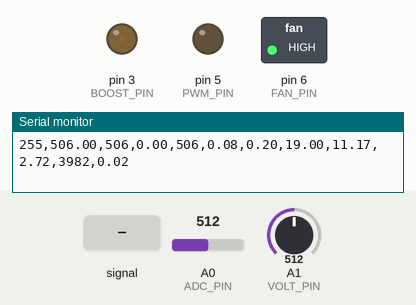
Recording of a sketch running on a simulated Arduino Uno, built with avr-gcc and run on an emulated ATmega328P. Parts: switched loads named in the sketch (green lamp = pin HIGH), output pins drawn as LEDs (lit = HIGH), the last lines printed to the serial monitor. Dashed ring = blinking. The test bench sets the inputs (shaded band); at power-on: A0 (ADC_PIN) = 512, A1 (VOLT_PIN) = 512.

Above: at 1.2 s.
1.3 s: A0 (ADC_PIN) fed a 2 Hz sine of ±306 counts around its level
At 1.64 s:
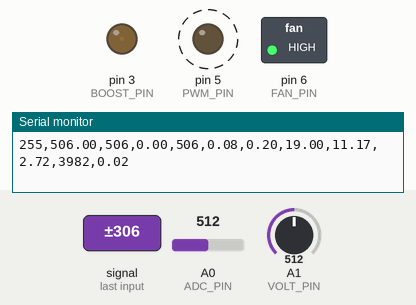
4.3 s: A0 (ADC_PIN) set to 122
5.8 s: A1 (VOLT_PIN) set to 900
At 7.0 s:
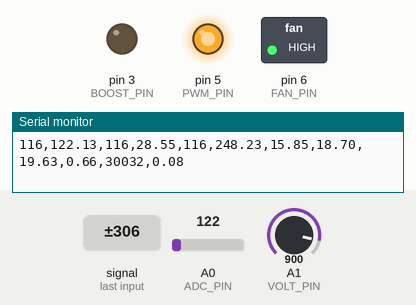
7.3 s: A0 (ADC_PIN) set to 223
8.8 s: A0 (ADC_PIN) set to 246
At 10.5 s:
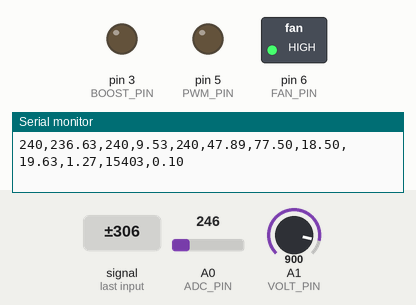
10.8 s: A0 (ADC_PIN) set to 9
At 11.9 s:
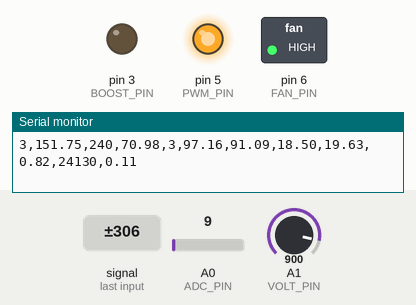
Timing chart, 0 to 13.3 s (numbered marks = the images above; inputs shaded):
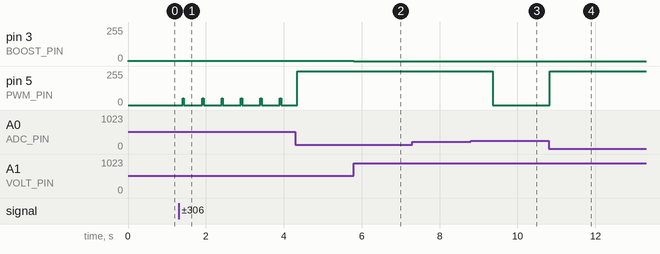

Measured:
- the behaviour switches between 235 and 236 on A0 (ADC_PIN) (found by bisection; images 2 and 3)
- after the input at 1.3 s, pin 5 (PWM_PIN): alternates 50/255 for 0.04 s and 0/255 for 0.46 s, starting after 0.10 s
- after the input at 5.8 s, pin 3 (BOOST_PIN): 1/255 → 0/255 at once
- after the input at 8.8 s, pin 5 (PWM_PIN): 252/255 → 0/255 after 0.56 s
- after the input at 10.8 s, pin 5 (PWM_PIN): 0/255 → 252/255 at once

The sketch:

colloidals.ino
```cpp
/*
  Coloidal silver generator
  Schematic:

  +19V ---O  =--
                |
                |
                C
  PWM5-R1-R2--B   2N5088
         |      E
       C1=100n  |- A0 (analog regulating input)
         |      R3
         |      |
  GND -----------

  Ibe(max) = 30µA
  Ice(max) = 10mA
  R3 = 2V/0.01A = 200 ohm

  R1 + R2 = (5V-(2V+0.6V))/0.00003A = 80kohm
  R1 + R2 = (5V-(2V+0.6V))/0.0001A = 24kohm   // gain 100
  R1 + R2 = (3.3V-(2V+0.6V))/0.0001A = 7kohm //
  R1=R2= 40kohm

  C ~= 100n

 */

#define PWM_PIN 5
#define BOOST_PIN 3
#define ADC_PIN 0
#define VOLT_PIN 1
#define FAN_PIN 6

#define H1 9
#define H2 10


#define PWM_MAX 252

#define TARGETA 0.00123 //A
#define R3 200 // ohm
#define VOLT_SUPPLY 4.7 // arduino voltage
#define VOLT 1.1 // arduino voltage
#define VOLUME_ML 170 // distilled water volume (mL)
#define SMOOTHNESS 13
#define SMOOTHNESS_SAMPLE 255
#define SMOOTHNESS_VOLT   2
#define BOOST_CAL (4.6/3.37)
#define MA_CAL 6

#define R4  320000 // ohm
#define R5 5600000 // ohm


// defines for setting and clearing register bits
#ifndef cbi
#define cbi(sfr, bit) (_SFR_BYTE(sfr) &= ~_BV(bit))
#endif
#ifndef sbi
#define sbi(sfr, bit) (_SFR_BYTE(sfr) |= _BV(bit))
#endif

uint8_t pwm_val = 1;
uint8_t count   = 0;
uint32_t last_sec, last_sec_spin, secs = 0;
uint32_t loops;
uint32_t ohms = 0;

float ppm_target;
float volts_target;
uint8_t boost_val;

// the setup function runs once when you press reset or power the board
void setup() {
  // initialize digital pin 13 as an output.
  // set prescale to 16
  sbi(ADCSRA,ADPS2) ;
  cbi(ADCSRA,ADPS1) ;
  cbi(ADCSRA,ADPS0) ;

  volts_target  = 19.1;
  boost_val = 1;
  ppm_target = 12;

  analogReference(INTERNAL);
  analogRead(ADC_PIN);
  Serial.begin(9600);
  delay(10);
  pinMode(PWM_PIN, OUTPUT);
  analogWrite(PWM_PIN, pwm_val);
  pinMode(FAN_PIN, OUTPUT);
  analogWrite(FAN_PIN, 255);
  pinMode(BOOST_PIN, OUTPUT);
  analogWrite(BOOST_PIN,0);
//  digitalWrite(BOOST_PIN, LOW);
  last_sec = micros();
  last_sec_spin = micros();
  //test_boost();
//  reverse_spin();
}


uint16_t sample_max = 0;
uint16_t sample_min = 255;
float sample_avg = 0;
float sample_var_avg = 0;
float pwm_avg = 1;
float pwm_var_avg = 0;
float volts_avg=0;
int8_t spin=0;
float ppm;

float sample_volt() {
    analogRead(VOLT_PIN);
    //delay(10);
    float tmp = (analogRead(VOLT_PIN) * ((R5+R4)/R4)) * BOOST_CAL / (1024*VOLT);
    analogRead(ADC_PIN);
    if(abs(volts_avg) < 0.001){
        volts_avg = tmp;
    }
    volts_avg = ((volts_avg * SMOOTHNESS_VOLT) + tmp) / (SMOOTHNESS_VOLT+1);

    //delay(1);
    return tmp;
}

void reverse_spin() {
    if(spin) {
        digitalWrite(H1,0);
        digitalWrite(H2,1);
    } else {
        digitalWrite(H1,1);
        digitalWrite(H2,0);
    }
    spin = ! spin;
}

void test_boost(){
    float before = sample_volt();
    /*
    Serial.print(before);
    Serial.print("\n");
    */
    analogWrite(BOOST_PIN,boost_val);
//    delay(1);
//    analogWrite(BOOST_PIN,0);
    float after = sample_volt();
    /*
    Serial.print(after);
    Serial.print("\n");
    */


}


void tight_loop(){
    float volt = sample_volt();
    /*
    Serial.print(volt);
    Serial.print(",");
    Serial.print(volts_target);
    Serial.print("\n");
*/
    if (!((volt - volts_target) > 0.001)) {
        test_boost();
    }
    else {
        analogWrite(BOOST_PIN,0);
    }
}

// the loop function runs over and over again forever
void loop() {
  uint32_t right_now = micros();
  uint16_t sample = analogRead(ADC_PIN);
  if(ppm >= ppm_target) {
      analogWrite(PWM_PIN, 0);
      return;
  }

  if(sample <= MA_CAL) {
      sample = 0;
  }
  else {
      sample -= MA_CAL;
  }

  if(abs(sample_avg) < 0.001){
      sample_avg = sample;
      }
  sample_avg = ((sample_avg * SMOOTHNESS_SAMPLE) + sample)/(SMOOTHNESS_SAMPLE+1);
  sample_var_avg = ((sample_var_avg * SMOOTHNESS_SAMPLE) + (abs(sample_avg - sample)))/(SMOOTHNESS_SAMPLE+1);


  float diff = (R3*TARGETA*1024/VOLT) - sample;
  float next_val = (diff/SMOOTHNESS) + pwm_val;
  if  (PWM_MAX < next_val)
    next_val = PWM_MAX;
  if  (0 > next_val)
    next_val = 0;

  pwm_val = (uint8_t) next_val;
  pwm_avg = ((pwm_avg * 255) + pwm_val)/256;
  analogWrite(PWM_PIN, pwm_val);
  pwm_var_avg = ((pwm_var_avg * 255) + abs(pwm_val-pwm_avg)  )/256;


  if (sample_max < sample ) {
      sample_max = sample;
  }

  if (sample_min > sample ) {
      sample_min = sample;
  }


  float mA = ( ((float)sample_avg * VOLT * 1000 ) / 1024.0) / R3 ;

  if(((right_now-last_sec_spin) > 1000000) || ((right_now-last_sec_spin) < 0)){
      last_sec_spin = micros();
      ppm += (107.87*(mA/1000)*(1 /* second */ )/96485.0*1000.0)/VOLUME_ML*1000;
  }


  if((loops % 512)==12) {
     sample_volt();
  }

  if(((right_now-last_sec) > 1000000) || ((right_now-last_sec) < 0)){
     sample_volt();
     float volt_reg = 0.2;
     if ((pwm_val < PWM_MAX) && (volts_target > VOLT_SUPPLY)) {
         volts_target -= 0.1;
     }
     ohms = (volts_avg - (((sample_avg * VOLT)/ 1024.0)) + volt_reg ) / (mA/1000);

      Serial.print(sample_min);
      Serial.print(',');
      Serial.print(sample_avg);
      Serial.print(',');
      Serial.print(sample_max);
      Serial.print(',');
      Serial.print(sample_var_avg);
      Serial.print(',');
      Serial.print(sample);
      Serial.print(',');
      Serial.print(pwm_avg);
      Serial.print(',');
      Serial.print(pwm_var_avg);
      Serial.print(',');
      Serial.print(volts_target);
      Serial.print(',');
      Serial.print(volts_avg);
      Serial.print(',');
      Serial.print(mA);
      Serial.print(',');
      Serial.print(ohms);
      Serial.print(',');
      Serial.print(ppm);
      Serial.print('\n');
      last_sec = micros();
      sample_max = 0;
      sample_min = 255;
      if ((secs%60)==0) {
          analogWrite(FAN_PIN,255);
          }
      if ((secs%60)==27) {
//          analogWrite(FAN_PIN,0);
        }
      //test_boost();
//      boost_val += 8;
      secs++;
  }
  else {
    uint8_t loop_out = 0;
    while(!loop_out) {
        uint32_t wait_time = 1000 -  (micros()-right_now);
        if(wait_time<1000) {
            tight_loop();
            delayMicroseconds(micros()-right_now);
        }
        else {
            loop_out = !0;
            right_now += 1000; // not yet
        }
    }
  }
  loops++;
}
```
